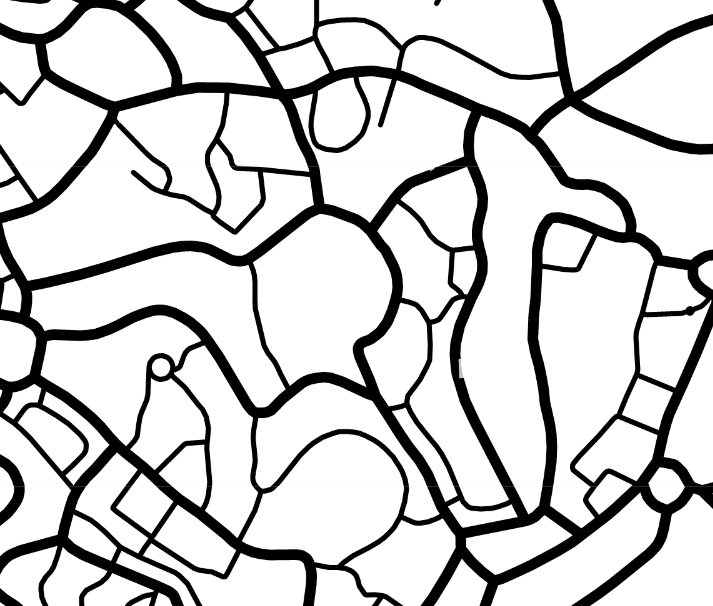
#> input picture map2.png, 713 x 606 px
$ python srink_road.py
#> lines starting #> are read from the running program, lines starting #| are printed output that depends on the picture; after the words box and inside, x2 and y2 are one past the last pixel; in counts of white or black regions, pixels touching at a corner belong together
"""
import cv2
import numpy as np

# Load your satellite image where roads are black
satellite_image = cv2.imread('map2.png', cv2.IMREAD_GRAYSCALE)

# Invert the image (making roads white and other regions black)
inverted_image = cv2.bitwise_not(satellite_image)

# Define a structuring element for erosion (a smaller kernel will shrink the roads more)
d = 8
kernel = np.ones((d,d),np.uint8)  # Adjust the kernel size as needed

# Apply erosion to shrink the roads
shrunken_roads = cv2.erode(inverted_image, kernel, iterations=1)

# Invert the image back to its original state
shrunken_roads = cv2.bitwise_not(shrunken_roads)


cv2.imwrite('shrunken_roads.png', shrunken_roads)
# Display the result
cv2.imshow('Shrunken Roads', shrunken_roads)
cv2.waitKey(0)
cv2.destroyAllWindows()
"""
"""
import cv2
import numpy as np

# Load your satellite image where roads are black
satellite_image = cv2.imread('map2.png', cv2.IMREAD_GRAYSCALE)

# Invert the image (making roads white and other regions black)
inverted_image = cv2.bitwise_not(satellite_image)

# Define a structuring element for erosion (for large roads)
large_kernel_size = 20  # Adjust the kernel size as needed
large_kernel = np.ones((large_kernel_size, large_kernel_size), np.uint8)

# Define a structuring element for erosion (for narrow roads)
narrow_kernel_size = 6  # Adjust the kernel size as needed
narrow_kernel = np.ones((narrow_kernel_size, narrow_kernel_size), np.uint8)

# Apply contour analysis to distinguish between narrow and large roads
contours, _ = cv2.findContours(inverted_image, cv2.RETR_EXTERNAL, cv2.CHAIN_APPROX_SIMPLE)

for contour in contours:
    area = cv2.contourArea(contour)
    if area > 1000:  # You can adjust this threshold to suit your needs
        # Apply erosion with the large kernel
        shrunken_roads = cv2.erode(inverted_image, large_kernel, iterations=1)
    else:
        # Apply erosion with the narrow kernel
        shrunken_roads = cv2.erode(inverted_image, narrow_kernel, iterations=1)

# Invert the image back to its original state
shrunken_roads = cv2.bitwise_not(shrunken_roads)

# Display the result
cv2.imshow('Shrunken Roads', shrunken_roads)
cv2.waitKey(0)
cv2.destroyAllWindows()
"""
"""
import cv2
import numpy as np

# Load your satellite image where roads are black
satellite_image = cv2.imread('map2.png', cv2.IMREAD_GRAYSCALE)

# Apply Canny edge detection
edges = cv2.Canny(satellite_image, 50, 150)

# Apply distance transform
dist_transform = cv2.distanceTransform(edges, cv2.DIST_L2, 3)

# Threshold the distance transform to identify wide roads
threshold_value = 0.8  # You may need to adjust this based on your specific image
_, wide_roads = cv2.threshold(dist_transform, threshold_value * dist_transform.max(), 255, 0)

# Convert to uint8
wide_roads = np.uint8(wide_roads)

# Apply erosion to the wide roads
kernel = np.ones((5, 5), np.uint8)  # Adjust the kernel size as needed
shrunken_wide_roads = cv2.erode(wide_roads, kernel, iterations=1)

# Display the result
cv2.imshow('Shrunken Wide Roads', shrunken_wide_roads)
cv2.waitKey(0)
cv2.destroyAllWindows()
"""
"""
import cv2
import numpy as np

# Load the satellite image
image = cv2.imread('map2.png', cv2.IMREAD_GRAYSCALE)

# Assuming you have the original image loaded as 'image'
# Invert the image (making roads white and other regions black)
inverted_image = cv2.bitwise_not(image)

# Define a structuring element for erosion (a smaller kernel will shrink the roads more)
d = 7
kernel = np.ones((d,d),np.uint8)  # Adjust the kernel size as needed

# Apply erosion to shrink the roads
shrunken_roads = cv2.erode(inverted_image, kernel, iterations=1)

# Invert the image back to its original state
eroded_image = cv2.bitwise_not(shrunken_roads)


# Create a mask of the wide roads
wide_roads_mask = cv2.bitwise_not(eroded_image)


# Assuming you have the original image loaded as 'image'
narrow_roads_image = cv2.bitwise_not(image, image, mask=wide_roads_mask)


cv2.imshow('Merged Image', narrow_roads_image)
cv2.waitKey(0)
cv2.destroyAllWindows()

# Assuming you have the shrunken wide roads image as 'eroded_image'
merged_image = cv2.add(eroded_image, narrow_roads_image)

cv2.imshow('Merged Image', merged_image)
cv2.waitKey(0)
cv2.destroyAllWindows()
# OR save the image with cv2.imwrite()
"""
import cv2
import numpy as np

# Load the shrunken wide roads image
original_image = cv2.imread('map2.png', cv2.IMREAD_GRAYSCALE)
#> original_image: shape (606, 713); min 0, max 255, mean 204.5


# Assuming you have the original image loaded as 'image'
# Invert the image (making roads white and other regions black)
inverted_image = cv2.bitwise_not(original_image)
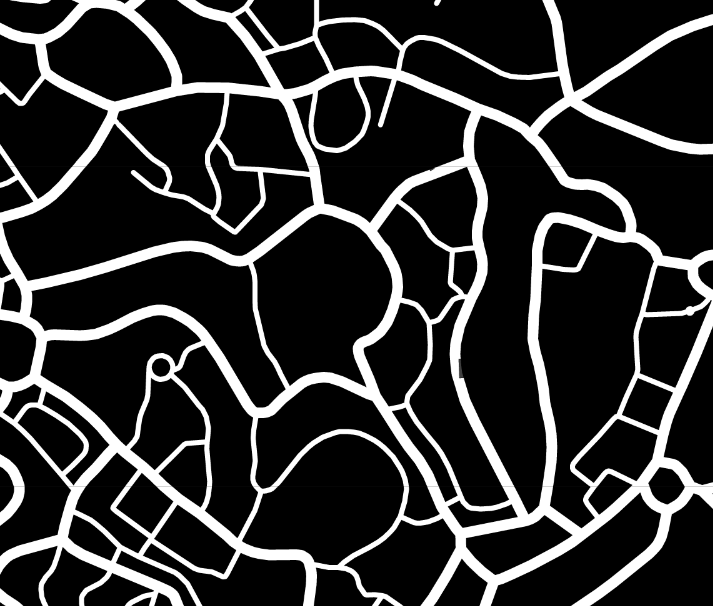
#> inverted_image: shape (606, 713); min 0, max 255, mean 50.5

# Define a structuring element for erosion (a smaller kernel will shrink the roads more)
d = 8
kernel = np.ones((d,d),np.uint8)  # Adjust the kernel size as needed

# Apply erosion to shrink the roads
shrunken_roads = cv2.erode(inverted_image, kernel, iterations=1)

# Invert the image back to its original state
shrunken_roadss = cv2.bitwise_not(shrunken_roads)
cv2.imshow('Narrow Roads Image', shrunken_roadss)
cv2.waitKey(0)
cv2.destroyAllWindows()


# Define a kernel for morphological operations (structuring element)
s = 11
kernel = np.ones((s,s), np.uint8)

# Apply dilation to widen the roads back to their original size
inverted_image = cv2.bitwise_not(shrunken_roadss)

dilated_wide_roads = cv2.dilate(inverted_image, kernel, iterations=1)

dilated_wide_roads = cv2.bitwise_not(dilated_wide_roads)
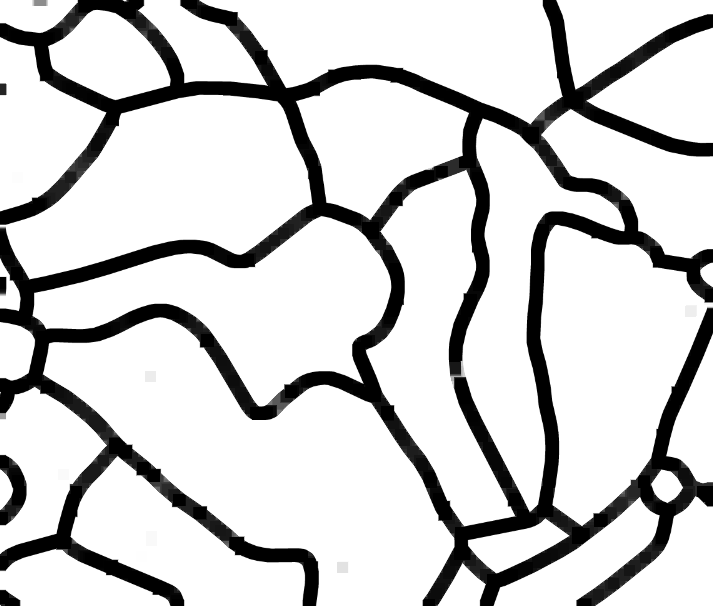
#> dilated_wide_roads: shape (606, 713); min 0, max 255, mean 206.6

_, binary_image = cv2.threshold(dilated_wide_roads, 240, 255, cv2.THRESH_BINARY)
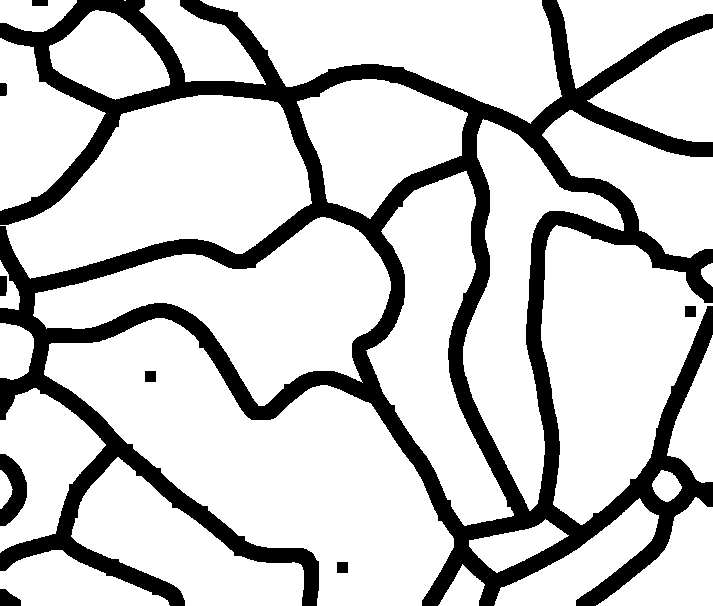
#> binary_image: shape (606, 713); 79% white; 9 black regions, largest, box (x1, y1, x2, y2) and area: (0, 0, 713, 606) 88603, (0, 454, 27, 526) 1149, (0, 589, 21, 606) 261

cv2.imshow('Narrow Roads Image', binary_image)
cv2.waitKey(0)
cv2.destroyAllWindows()


# Assuming you have the original image loaded as 'image'
narrow_roads_image = cv2.bitwise_not(original_image, original_image, mask=binary_image)

narrow_roads_image = cv2.bitwise_not(original_image, original_image)
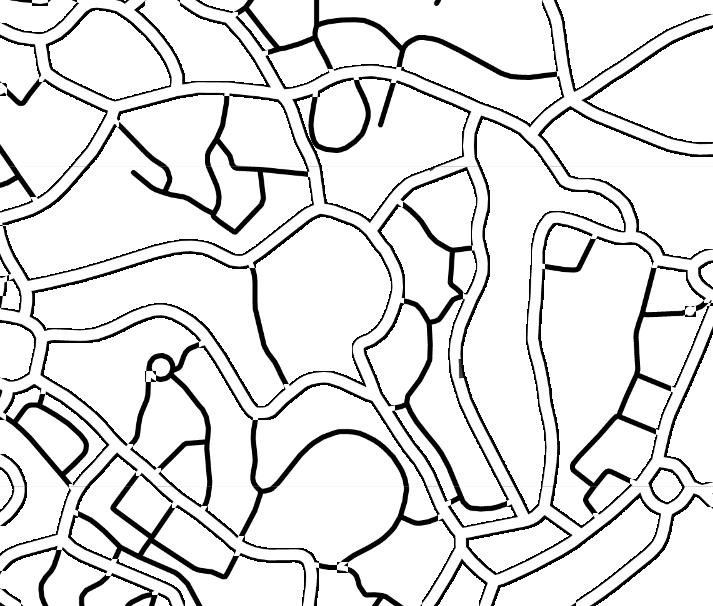
#> narrow_roads_image: shape (606, 713); min 0, max 255, mean 226.6


# Display or save the result
cv2.imshow('Narrow Roads Image', narrow_roads_image)
cv2.waitKey(0)
cv2.destroyAllWindows()
# OR save the image with cv2.imwrite()


inverted_image = cv2.bitwise_not(narrow_roads_image)

# Define a structuring element for erosion (a smaller kernel will shrink the roads more)
d = 4
kernel = np.ones((d,d),np.uint8)  # Adjust the kernel size as needed

# Apply erosion to shrink the roads
shrunken_roads = cv2.erode(inverted_image, kernel, iterations=1)
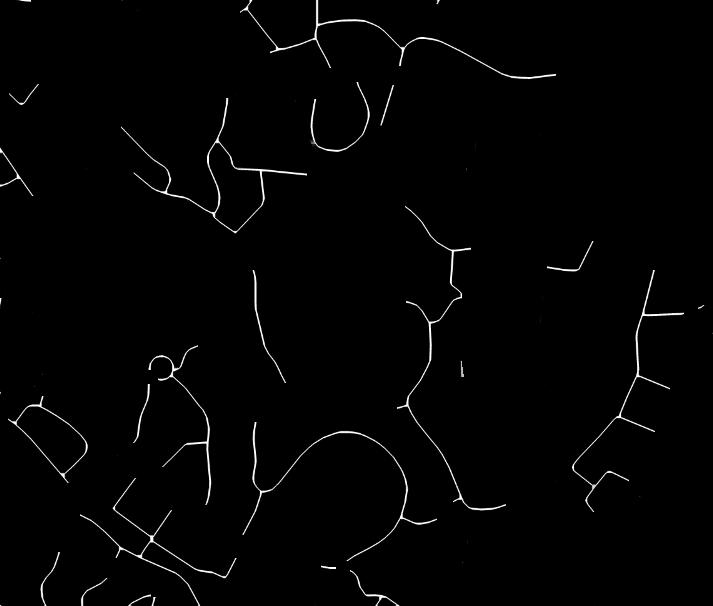
#> shrunken_roads: shape (606, 713); min 0, max 255, mean 3.3

# Invert the image back to its original state
shrunken_roads = cv2.bitwise_not(shrunken_roads)
cv2.imshow('Narrow Roads Image', shrunken_roads)
cv2.waitKey(0)
cv2.destroyAllWindows()

aaa = cv2.bitwise_and(shrunken_roads,shrunken_roadss)

# Convert the image to grayscale

_, thresh = cv2.threshold(aaa, 240, 255, cv2.THRESH_BINARY)
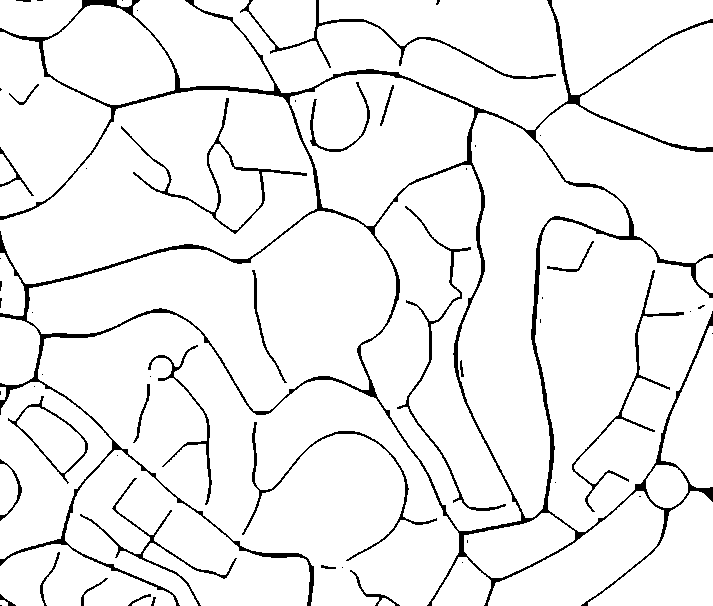
#> thresh: shape (606, 713); 93.8% white; 56 black regions (30 under 20 px)
contours, _ = cv2.findContours(thresh, cv2.RETR_EXTERNAL, cv2.CHAIN_APPROX_SIMPLE)
#> contours = 34 contours; largest, box (x1, y1, x2, y2) and area: (38, 313, 459, 606) 60518, (0, 90, 317, 284) 38716, (535, 220, 713, 532) 36452, (27, 211, 396, 411) 35870, (361, 165, 521, 531) 28158
cv2.drawContours(aaa, contours, -1, (255, 255, 255), 10)  # -1 draws all contours, (0, 255, 0) is color, 2 is thickness
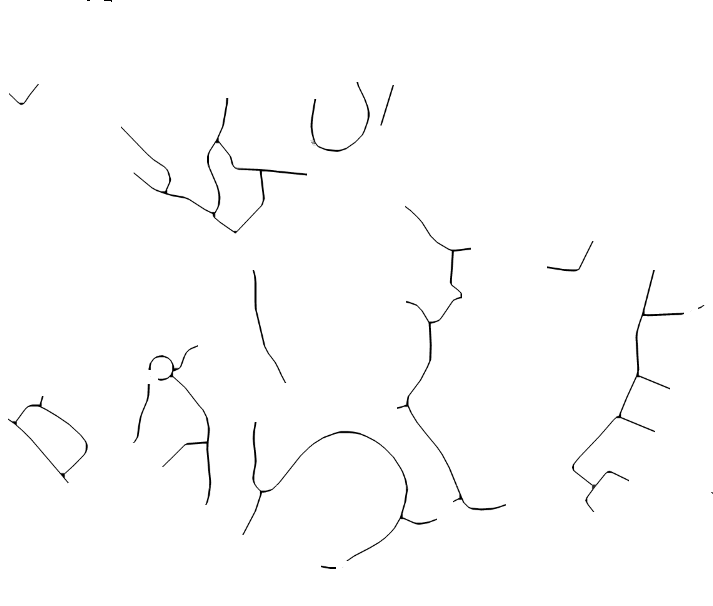
#> aaa: shape (606, 713); min 0, max 255, mean 252.7

cv2.imshow('Narrow Roads Image', aaa)
cv2.waitKey(0)
cv2.destroyAllWindows()

cv2.imwrite("hey.png",aaa)
